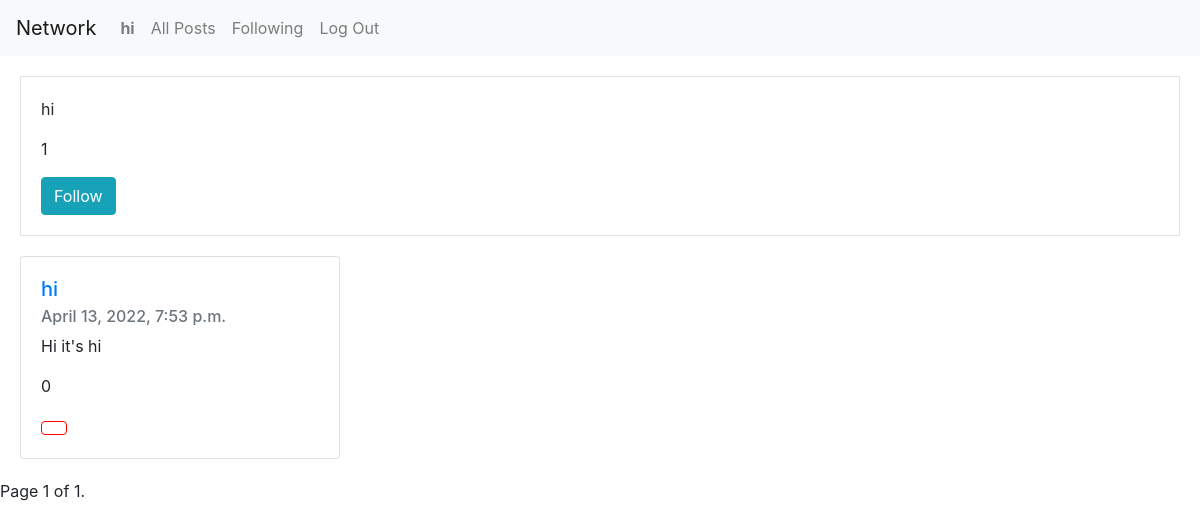
Page /profile/hi on the committed database.
### network/models.py (models this page shows, shortened)
class User(AbstractUser):
    pass

class posts(models.Model):
    created_by = models.ForeignKey(User, on_delete=models.CASCADE, related_name="posts")
    content = models.TextField(max_length=140)
    likes = models.IntegerField(default=0)
    created_at = models.DateTimeField()

### network/views.py (the view)
# urls.py: path("profile/<str:username>", views.profile, name="profile"),
def profile(request, username):
    user = User.objects.get(username=username)
    user_posts = posts.objects.filter(created_by=user).order_by("-created_at")
    is_current_user = request.user == user
    followers = userFollowing.objects.filter(following=user.id).count()
    is_following = userFollowing.objects.filter(
        follower=request.user.id, following=user.id
    ).count()
    paginator = Paginator(user_posts, 10)
    page_number = request.GET.get("page")
    page_obj = paginator.get_page(page_number)
    return render(
        request,
        "network/profile.html",
        {
            "user": user,
            "posts": user_posts,
            "is_current_user": is_current_user,
            "page_obj": page_obj,
            "followers": followers,
            "is_following": is_following,
        }
    )

### network/templates/network/profile.html (shortened to what this page needs)
{% extends 'network/layout.html' %}
{% load static %}
{% block body %}
<div class="border" style = "margin: 20px; padding: 20px;">
    <p>{{ user.username }}</p>
    <p data-id = "follow-cnt-{{ user.id }}">{{ followers }}</p>
    {% if is_current_user == False %}
        {% if is_following %}
            <button class="btn btn-info" data-id = "follow-btn-{{ user.id }}" onclick = "followUser({{ user.id }})">Unfollow</button>
        {% else %}
            <button class="btn btn-info" onclick="followUser({{ user.id }})" data-id="follow-btn-{{ user.id }}">Follow</button>
        {% endif %}
    {% endif %}
</div>
    {% include 'network/posts.html' %}
{% endblock body %}

### network/templates/network/layout.html (shortened to what this page needs)
{% load static %}
<!DOCTYPE html>
<html lang="en">
    <head>
        <link rel="stylesheet" href="https://stackpath.bootstrapcdn.com/bootstrap/4.4.1/css/bootstrap.min.css">
        <link href="{% static 'network/styles.css' %}" rel="stylesheet">
    </head>
    <body>
        <nav class="navbar navbar-expand-lg navbar-light bg-light">
            <a class="navbar-brand" href="{% url 'index' %}">Network</a>
            <div>
              <ul class="navbar-nav mr-auto">
                {% if user.is_authenticated %}
                    <li class="nav-item">
                        <a class="nav-link" href="{% url 'profile' request.user.username %}"><strong>{{ user.username }}</strong></a>
                    </li>
                {% endif %}
                <li class="nav-item">
                  <a class="nav-link" href="{% url 'all_posts' %}">All Posts</a>
                </li>
                {% if user.is_authenticated %}
                    <li class="nav-item">
                        <a class="nav-link" href="{% url 'following' %}">Following</a>
                    </li>
                    <li class="nav-item">
                        <a class="nav-link" href="{% url 'logout' %}">Log Out</a>
                    </li>
                {% endif %}
              </ul>
            </div>
          </nav>
        <div class="body">
            {% block body %}
            {% endblock %}
        </div>
    </body>
</html>

### network/templates/network/posts.html (shortened to what this page needs)
{% load static %}
{% for post in page_obj %}
    <div class="card" style="width: 20rem; margin: 20px; display: flexbox;">
      <div class="card-body">
        <h5 class="card-title"><a href="{% url 'profile' post.created_by.username %}">{{ post.created_by.username }}</a></h5>
        <h6 class="card-subtitle mb-2 text-muted">{{ post.created_at }}</h6>
        <p class="card-text" data-id="text-{{ post.id }}" >{{ post.content }}</p>
        <p class="card-text" data-id = "like-cnt-{{post.id}}">{{ post.likes }}</p>
        <button class="btn mr-1 d-inline-block" style="background-color:white; border-color: red;" data-id="like-btn-{{post.id}}" onclick="like('{{ post.id }}')"></button>
      </div>
    </div>
{% endfor %}
<nav aria-label="Page navigation example">
    <span class="current">
        Page {{ page_obj.number }} of {{ page_obj.paginator.num_pages }}.
    </span>
    <br>
  </nav>

### rows in the picture
User: username "hi"
posts: created_by.username "hi", created_at "April 13, 2022, 7:53 p.m.", content "Hi it's hi", likes "0"

### other values in the picture
{{ followers }} "1"
{{ page_obj.number }} "1"
{{ page_obj.paginator.num_pages }} "1"
